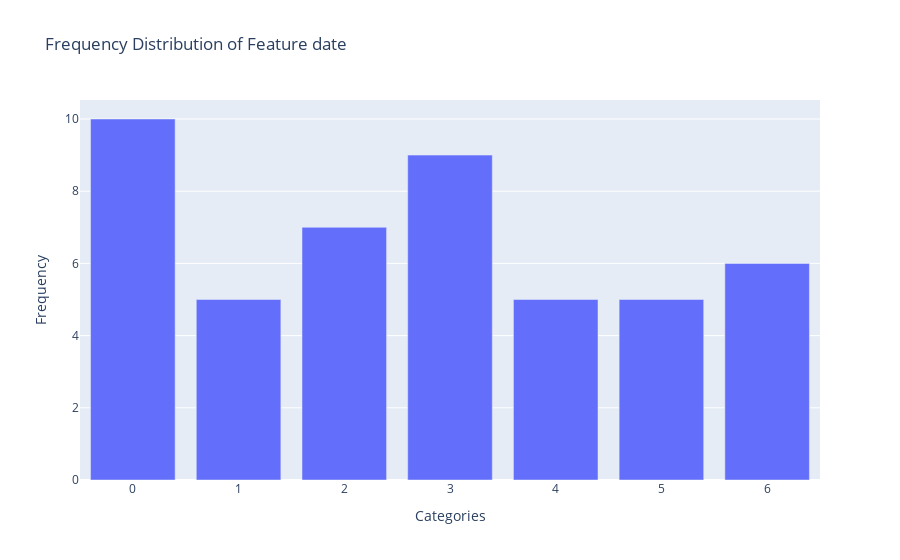
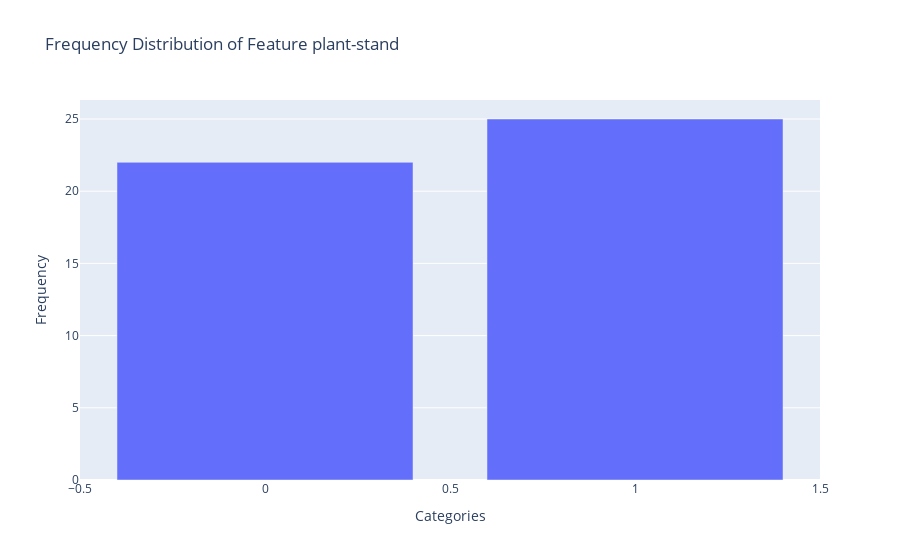

Notebook code for these charts, in order:
### Code cell
def plot_categorical_frequency(feature_values, feature_name):
    fig = go.Figure([go.Bar(x=feature_values.index, y=feature_values.values)])
    fig.update_layout(title=f'Frequency Distribution of {feature_name}', xaxis_title='Categories', yaxis_title='Frequency')
    fig.show()

# Test the plotting function with the first two columns
plot_categorical_frequency(X_soy[X_soy.columns[0]].value_counts(), f'Feature {X_soy.columns[0]}')
plot_categorical_frequency(X_soy[X_soy.columns[1]].value_counts(), f'Feature {X_soy.columns[1]}')

### Figure 1 — Plotly figure (JSON) as saved in the notebook; plotly's stock layout.template omitted (floating-point values rounded to 4 significant figures)
{"data": [{"type": "bar", "x": [0, 3, 2, 6, 4, 5, 1], "y": [10, 9, 7, 6, 5, 5, 5]}], "layout": {"title": {"text": "Frequency Distribution of Feature date"}, "xaxis": {"title": {"text": "Categories"}}, "yaxis": {"title": {"text": "Frequency"}}}}

### Figure 2 — Plotly figure (JSON) as saved in the notebook; plotly's stock layout.template omitted (floating-point values rounded to 4 significant figures)
{"data": [{"type": "bar", "x": [1, 0], "y": [25, 22]}], "layout": {"title": {"text": "Frequency Distribution of Feature plant-stand"}, "xaxis": {"title": {"text": "Categories"}}, "yaxis": {"title": {"text": "Frequency"}}}}
